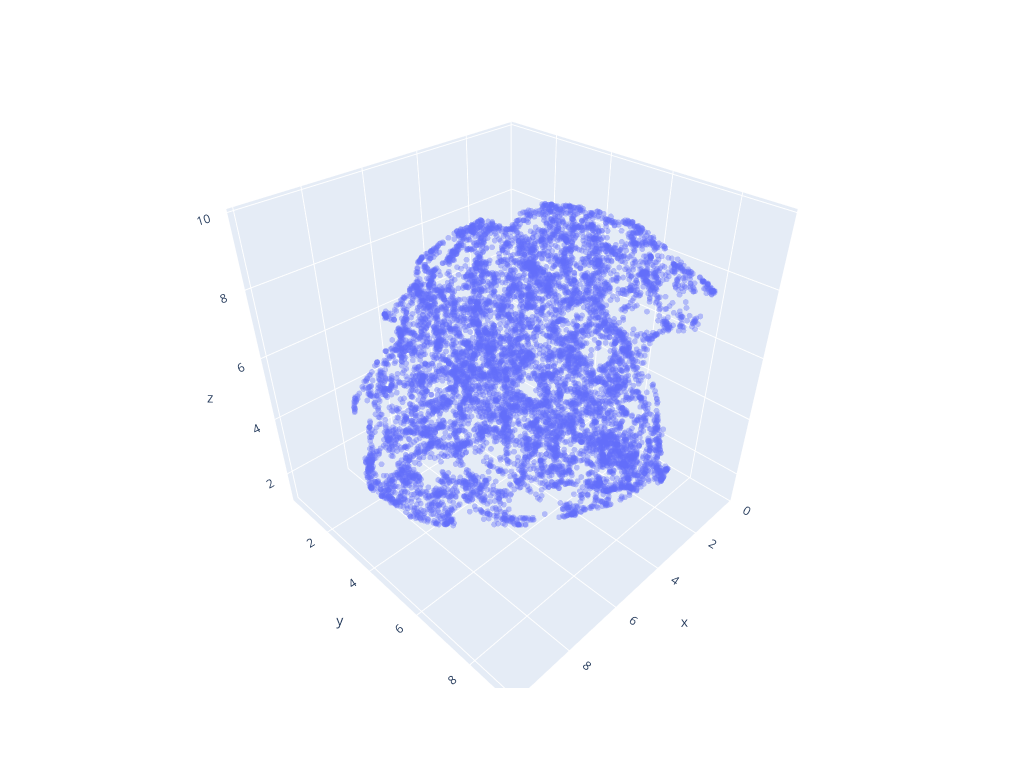

Notebook code cell kept with this figure:
### Markdown cell above
# UMAP (White)

### Code cell
import umap
import plotly.express as px

centered = subset - subset.mean(axis=0)
U, S, Vt = np.linalg.svd(centered, full_matrices=False)
whitened = centered @ Vt.T / S

# UMAP
umap_model = umap.UMAP(n_neighbors=15, n_components=3, metric='euclidean')
umap_embeddings = umap_model.fit_transform(whitened)

fig = px.scatter_3d(
    x=umap_embeddings[:, 0],
    y=umap_embeddings[:, 1],
    z=umap_embeddings[:, 2],
    opacity=0.4)
fig.update_traces(marker=dict(size=2))
fig.update_layout(width=1024,
                  height=768, scene=dict(aspectmode='cube'))
fig.show()

### Figure 1 — Plotly figure (JSON) as saved in the notebook; plotly's stock layout.template omitted (floating-point values rounded to 4 significant figures; data arrays with more than 128 entries replaced by an {"elided": "..."} marker saying what was removed)
{"data": [{"hovertemplate": "x=%{x}<br>y=%{y}<br>z=%{z}<extra></extra>", "legendgroup": "", "marker": {"color": "#636efa", "opacity": 0.4, "size": 2, "symbol": "circle"}, "mode": "markers", "name": "", "scene": "scene", "showlegend": false, "type": "scatter3d", "x": {"elided": "10000 float values"}, "y": {"elided": "10000 float values"}, "z": {"elided": "10000 float values"}}], "layout": {"height": 768, "legend": {"tracegroupgap": 0}, "margin": {"t": 60}, "scene": {"aspectmode": "cube", "domain": {"x": [0, 1], "y": [0, 1]}, "xaxis": {"title": {"text": "x"}}, "yaxis": {"title": {"text": "y"}}, "zaxis": {"title": {"text": "z"}}}, "width": 1024}}
